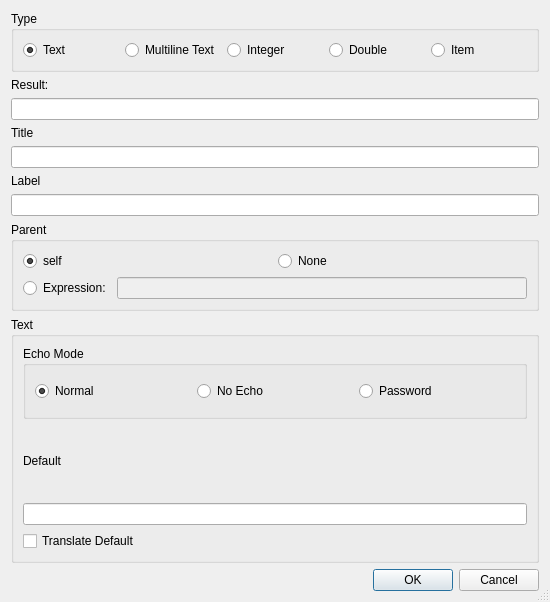
<?xml version="1.0" encoding="UTF-8"?>
<ui version="4.0">
 <class>InputDialogWizardDialog</class>
 <widget class="QDialog" name="InputDialogWizardDialog">
  <property name="geometry">
   <rect>
    <x>0</x>
    <y>0</y>
    <width>550</width>
    <height>602</height>
   </rect>
  </property>
  <property name="windowTitle">
   <string>QInputDialog Wizard</string>
  </property>
  <property name="sizeGripEnabled">
   <bool>true</bool>
  </property>
  <layout class="QVBoxLayout" name="verticalLayout">
   <item>
    <widget class="QGroupBox" name="groupBox">
     <property name="title">
      <string>Type</string>
     </property>
     <layout class="QHBoxLayout">
      <item>
       <widget class="QRadioButton" name="rText">
        <property name="text">
         <string>Text</string>
        </property>
        <property name="checked">
         <bool>true</bool>
        </property>
       </widget>
      </item>
      <item>
       <widget class="QRadioButton" name="rMultiLineText">
        <property name="text">
         <string>Multiline Text</string>
        </property>
       </widget>
      </item>
      <item>
       <widget class="QRadioButton" name="rInteger">
        <property name="text">
         <string>Integer</string>
        </property>
       </widget>
      </item>
      <item>
       <widget class="QRadioButton" name="rDouble">
        <property name="text">
         <string>Double</string>
        </property>
       </widget>
      </item>
      <item>
       <widget class="QRadioButton" name="rItem">
        <property name="text">
         <string>Item</string>
        </property>
       </widget>
      </item>
     </layout>
    </widget>
   </item>
   <item>
    <widget class="QLabel" name="label">
     <property name="text">
      <string>Result:</string>
     </property>
    </widget>
   </item>
   <item>
    <widget class="QLineEdit" name="eResultVar">
     <property name="toolTip">
      <string>Enter the result variable name</string>
     </property>
    </widget>
   </item>
   <item>
    <widget class="QLabel" name="TextLabel1">
     <property name="text">
      <string>Title</string>
     </property>
    </widget>
   </item>
   <item>
    <widget class="QLineEdit" name="eCaption"/>
   </item>
   <item>
    <widget class="QLabel" name="TextLabel2">
     <property name="text">
      <string>Label</string>
     </property>
    </widget>
   </item>
   <item>
    <widget class="QLineEdit" name="eLabel"/>
   </item>
   <item>
    <widget class="QGroupBox" name="parentGroup">
     <property name="title">
      <string>Parent</string>
     </property>
     <layout class="QGridLayout" name="gridLayout_3">
      <item row="0" column="0">
       <widget class="QRadioButton" name="parentSelf">
        <property name="toolTip">
         <string>Select &quot;self&quot; as parent</string>
        </property>
        <property name="text">
         <string>self</string>
        </property>
        <property name="checked">
         <bool>true</bool>
        </property>
       </widget>
      </item>
      <item row="0" column="1">
       <widget class="QRadioButton" name="parentNone">
        <property name="toolTip">
         <string>Select &quot;None&quot; as parent</string>
        </property>
        <property name="text">
         <string>None</string>
        </property>
       </widget>
      </item>
      <item row="1" column="0" colspan="2">
       <layout class="QHBoxLayout" name="horizontalLayout_2">
        <item>
         <widget class="QRadioButton" name="parentOther">
          <property name="toolTip">
           <string>Select to enter a parent expression</string>
          </property>
          <property name="text">
           <string>Expression:</string>
          </property>
         </widget>
        </item>
        <item>
         <widget class="QLineEdit" name="parentEdit">
          <property name="enabled">
           <bool>false</bool>
          </property>
          <property name="toolTip">
           <string>Enter the parent expression</string>
          </property>
         </widget>
        </item>
       </layout>
      </item>
     </layout>
    </widget>
   </item>
   <item>
    <widget class="QStackedWidget" name="specificsStack">
     <property name="currentIndex">
      <number>0</number>
     </property>
     <widget class="QWidget" name="textPage">
      <layout class="QVBoxLayout" name="verticalLayout_3">
       <property name="leftMargin">
        <number>0</number>
       </property>
       <property name="topMargin">
        <number>0</number>
       </property>
       <property name="rightMargin">
        <number>0</number>
       </property>
       <property name="bottomMargin">
        <number>0</number>
       </property>
       <item>
        <widget class="QGroupBox" name="groupBox_2">
         <property name="title">
          <string>Text</string>
         </property>
         <layout class="QVBoxLayout" name="verticalLayout_2">
          <item>
           <widget class="QGroupBox" name="groupBox_3">
            <property name="title">
             <string>Echo Mode</string>
            </property>
            <layout class="QHBoxLayout">
             <item>
              <widget class="QRadioButton" name="rEchoNormal">
               <property name="text">
                <string>Normal</string>
               </property>
               <property name="checked">
                <bool>true</bool>
               </property>
              </widget>
             </item>
             <item>
              <widget class="QRadioButton" name="rEchoNoEcho">
               <property name="text">
                <string>No Echo</string>
               </property>
              </widget>
             </item>
             <item>
              <widget class="QRadioButton" name="rEchoPassword">
               <property name="text">
                <string>Password</string>
               </property>
              </widget>
             </item>
            </layout>
           </widget>
          </item>
          <item>
           <widget class="QLabel" name="TextLabel3">
            <property name="text">
             <string>Default</string>
            </property>
           </widget>
          </item>
          <item>
           <widget class="QLineEdit" name="eTextDefault"/>
          </item>
          <item>
           <widget class="QCheckBox" name="cTranslateTextDefault">
            <property name="text">
             <string>Translate Default</string>
            </property>
           </widget>
          </item>
         </layout>
        </widget>
       </item>
      </layout>
     </widget>
     <widget class="QWidget" name="multiLineTextPage">
      <layout class="QVBoxLayout" name="verticalLayout_8">
       <property name="leftMargin">
        <number>0</number>
       </property>
       <property name="topMargin">
        <number>0</number>
       </property>
       <property name="rightMargin">
        <number>0</number>
       </property>
       <property name="bottomMargin">
        <number>0</number>
       </property>
       <item>
        <widget class="QGroupBox" name="groupBox_7">
         <property name="title">
          <string>Multiline Text</string>
         </property>
         <layout class="QVBoxLayout" name="verticalLayout_7">
          <item>
           <widget class="QLabel" name="TextLabel3_2">
            <property name="text">
             <string>Default</string>
            </property>
           </widget>
          </item>
          <item>
           <widget class="QPlainTextEdit" name="eMultiTextDefault">
            <property name="tabChangesFocus">
             <bool>true</bool>
            </property>
           </widget>
          </item>
          <item>
           <widget class="QCheckBox" name="cTranslateMultiTextDefault">
            <property name="text">
             <string>Translate Default</string>
            </property>
           </widget>
          </item>
         </layout>
        </widget>
       </item>
      </layout>
     </widget>
     <widget class="QWidget" name="integerPage">
      <layout class="QVBoxLayout" name="verticalLayout_4">
       <property name="leftMargin">
        <number>0</number>
       </property>
       <property name="topMargin">
        <number>0</number>
       </property>
       <property name="rightMargin">
        <number>0</number>
       </property>
       <property name="bottomMargin">
        <number>0</number>
       </property>
       <item>
        <widget class="QGroupBox" name="groupBox_4">
         <property name="title">
          <string>Integer</string>
         </property>
         <layout class="QGridLayout">
          <item row="1" column="3">
           <widget class="QSpinBox" name="sIntStep">
            <property name="minimum">
             <number>-2147483647</number>
            </property>
            <property name="maximum">
             <number>2147483647</number>
            </property>
            <property name="value">
             <number>1</number>
            </property>
           </widget>
          </item>
          <item row="1" column="2">
           <widget class="QSpinBox" name="sIntTo">
            <property name="minimum">
             <number>-2147483647</number>
            </property>
            <property name="maximum">
             <number>2147483647</number>
            </property>
            <property name="value">
             <number>2147483647</number>
            </property>
           </widget>
          </item>
          <item row="1" column="1">
           <widget class="QSpinBox" name="sIntFrom">
            <property name="minimum">
             <number>-2147483647</number>
            </property>
            <property name="maximum">
             <number>2147483647</number>
            </property>
            <property name="value">
             <number>-2147483647</number>
            </property>
           </widget>
          </item>
          <item row="1" column="0">
           <widget class="QSpinBox" name="sIntDefault">
            <property name="minimum">
             <number>-2147483647</number>
            </property>
            <property name="maximum">
             <number>2147483647</number>
            </property>
           </widget>
          </item>
          <item row="0" column="3">
           <widget class="QLabel" name="TextLabel4_4">
            <property name="text">
             <string>Step</string>
            </property>
           </widget>
          </item>
          <item row="0" column="2">
           <widget class="QLabel" name="TextLabel4_3">
            <property name="text">
             <string>To</string>
            </property>
           </widget>
          </item>
          <item row="0" column="1">
           <widget class="QLabel" name="TextLabel4_2">
            <property name="text">
             <string>From</string>
            </property>
           </widget>
          </item>
          <item row="0" column="0">
           <widget class="QLabel" name="TextLabel4">
            <property name="text">
             <string>Default</string>
            </property>
           </widget>
          </item>
         </layout>
        </widget>
       </item>
       <item>
        <spacer name="verticalSpacer">
         <property name="orientation">
          <enum>Qt::Vertical</enum>
         </property>
         <property name="sizeHint" stdset="0">
          <size>
           <width>20</width>
           <height>95</height>
          </size>
         </property>
        </spacer>
       </item>
      </layout>
     </widget>
     <widget class="QWidget" name="doublePage">
      <layout class="QVBoxLayout" name="verticalLayout_5">
       <property name="leftMargin">
        <number>0</number>
       </property>
       <property name="topMargin">
        <number>0</number>
       </property>
       <property name="rightMargin">
        <number>0</number>
       </property>
       <property name="bottomMargin">
        <number>0</number>
       </property>
       <item>
        <widget class="QGroupBox" name="groupBox_5">
         <property name="title">
          <string>Double</string>
         </property>
         <layout class="QGridLayout">
          <item row="1" column="3">
           <widget class="QSpinBox" name="sDoubleDecimals">
            <property name="minimum">
             <number>-2147483647</number>
            </property>
            <property name="maximum">
             <number>2147483647</number>
            </property>
            <property name="value">
             <number>1</number>
            </property>
           </widget>
          </item>
          <item row="1" column="2">
           <widget class="QLineEdit" name="eDoubleTo">
            <property name="text">
             <string>2147483647</string>
            </property>
           </widget>
          </item>
          <item row="1" column="1">
           <widget class="QLineEdit" name="eDoubleFrom">
            <property name="text">
             <string>-2147483647</string>
            </property>
           </widget>
          </item>
          <item row="1" column="0">
           <widget class="QLineEdit" name="eDoubleDefault">
            <property name="text">
             <string>0</string>
            </property>
           </widget>
          </item>
          <item row="0" column="0">
           <widget class="QLabel" name="TextLabel5">
            <property name="text">
             <string>Default</string>
            </property>
           </widget>
          </item>
          <item row="0" column="1">
           <widget class="QLabel" name="TextLabel6">
            <property name="text">
             <string>From</string>
            </property>
           </widget>
          </item>
          <item row="0" column="2">
           <widget class="QLabel" name="TextLabel7">
            <property name="text">
             <string>To</string>
            </property>
           </widget>
          </item>
          <item row="0" column="3">
           <widget class="QLabel" name="TextLabel8">
            <property name="text">
             <string>Decimals</string>
            </property>
           </widget>
          </item>
         </layout>
        </widget>
       </item>
       <item>
        <spacer name="verticalSpacer_2">
         <property name="orientation">
          <enum>Qt::Vertical</enum>
         </property>
         <property name="sizeHint" stdset="0">
          <size>
           <width>20</width>
           <height>95</height>
          </size>
         </property>
        </spacer>
       </item>
      </layout>
     </widget>
     <widget class="QWidget" name="itemPage">
      <layout class="QVBoxLayout" name="verticalLayout_6">
       <property name="leftMargin">
        <number>0</number>
       </property>
       <property name="topMargin">
        <number>0</number>
       </property>
       <property name="rightMargin">
        <number>0</number>
       </property>
       <property name="bottomMargin">
        <number>0</number>
       </property>
       <item>
        <widget class="QGroupBox" name="groupBox_6">
         <property name="title">
          <string>Item</string>
         </property>
         <layout class="QGridLayout">
          <item row="1" column="2">
           <widget class="QCheckBox" name="cEditable">
            <property name="text">
             <string>Editable</string>
            </property>
            <property name="checked">
             <bool>true</bool>
            </property>
           </widget>
          </item>
          <item row="1" column="1">
           <widget class="QSpinBox" name="sCurrentItem"/>
          </item>
          <item row="1" column="0">
           <widget class="QLineEdit" name="eVariable"/>
          </item>
          <item row="0" column="1">
           <widget class="QLabel" name="TextLabel10">
            <property name="text">
             <string>Current Item</string>
            </property>
           </widget>
          </item>
          <item row="0" column="0">
           <widget class="QLabel" name="TextLabel9">
            <property name="text">
             <string>String List Variable</string>
            </property>
           </widget>
          </item>
         </layout>
        </widget>
       </item>
       <item>
        <spacer name="verticalSpacer_3">
         <property name="orientation">
          <enum>Qt::Vertical</enum>
         </property>
         <property name="sizeHint" stdset="0">
          <size>
           <width>20</width>
           <height>95</height>
          </size>
         </property>
        </spacer>
       </item>
      </layout>
     </widget>
    </widget>
   </item>
   <item>
    <widget class="QDialogButtonBox" name="buttonBox">
     <property name="orientation">
      <enum>Qt::Horizontal</enum>
     </property>
     <property name="standardButtons">
      <set>QDialogButtonBox::Cancel|QDialogButtonBox::Ok</set>
     </property>
    </widget>
   </item>
  </layout>
 </widget>
 <pixmapfunction>qPixmapFromMimeSource</pixmapfunction>
 <tabstops>
  <tabstop>rText</tabstop>
  <tabstop>rMultiLineText</tabstop>
  <tabstop>rInteger</tabstop>
  <tabstop>rDouble</tabstop>
  <tabstop>rItem</tabstop>
  <tabstop>eResultVar</tabstop>
  <tabstop>eCaption</tabstop>
  <tabstop>eLabel</tabstop>
  <tabstop>parentSelf</tabstop>
  <tabstop>parentNone</tabstop>
  <tabstop>parentOther</tabstop>
  <tabstop>parentEdit</tabstop>
  <tabstop>rEchoNormal</tabstop>
  <tabstop>rEchoNoEcho</tabstop>
  <tabstop>rEchoPassword</tabstop>
  <tabstop>eTextDefault</tabstop>
  <tabstop>cTranslateTextDefault</tabstop>
  <tabstop>eMultiTextDefault</tabstop>
  <tabstop>cTranslateMultiTextDefault</tabstop>
  <tabstop>sIntDefault</tabstop>
  <tabstop>sIntFrom</tabstop>
  <tabstop>sIntTo</tabstop>
  <tabstop>sIntStep</tabstop>
  <tabstop>eDoubleDefault</tabstop>
  <tabstop>eDoubleFrom</tabstop>
  <tabstop>eDoubleTo</tabstop>
  <tabstop>sDoubleDecimals</tabstop>
  <tabstop>eVariable</tabstop>
  <tabstop>sCurrentItem</tabstop>
  <tabstop>cEditable</tabstop>
 </tabstops>
 <resources/>
 <connections>
  <connection>
   <sender>buttonBox</sender>
   <signal>accepted()</signal>
   <receiver>InputDialogWizardDialog</receiver>
   <slot>accept()</slot>
   <hints>
    <hint type="sourcelabel">
     <x>43</x>
     <y>940</y>
    </hint>
    <hint type="destinationlabel">
     <x>25</x>
     <y>622</y>
    </hint>
   </hints>
  </connection>
  <connection>
   <sender>buttonBox</sender>
   <signal>rejected()</signal>
   <receiver>InputDialogWizardDialog</receiver>
   <slot>reject()</slot>
   <hints>
    <hint type="sourcelabel">
     <x>129</x>
     <y>940</y>
    </hint>
    <hint type="destinationlabel">
     <x>111</x>
     <y>621</y>
    </hint>
   </hints>
  </connection>
  <connection>
   <sender>parentOther</sender>
   <signal>toggled(bool)</signal>
   <receiver>parentEdit</receiver>
   <slot>setEnabled(bool)</slot>
   <hints>
    <hint type="sourcelabel">
     <x>103</x>
     <y>340</y>
    </hint>
    <hint type="destinationlabel">
     <x>247</x>
     <y>341</y>
    </hint>
   </hints>
  </connection>
 </connections>
</ui>
